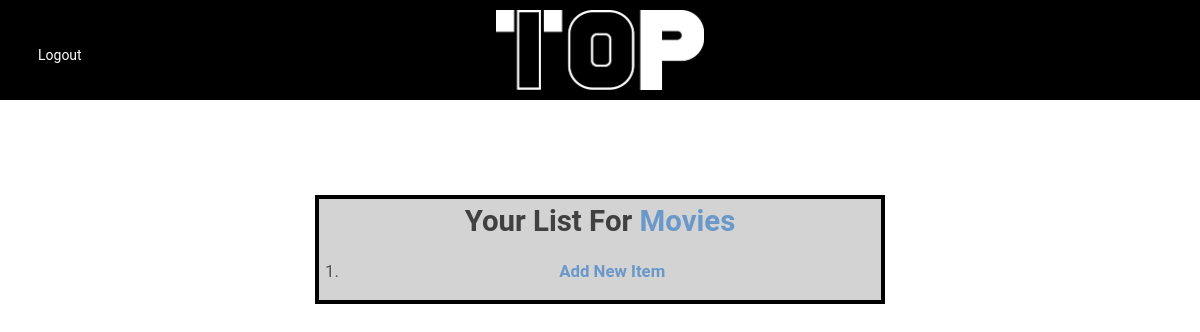
Before: /top10/list/44/edit (signed in) with the older database file.
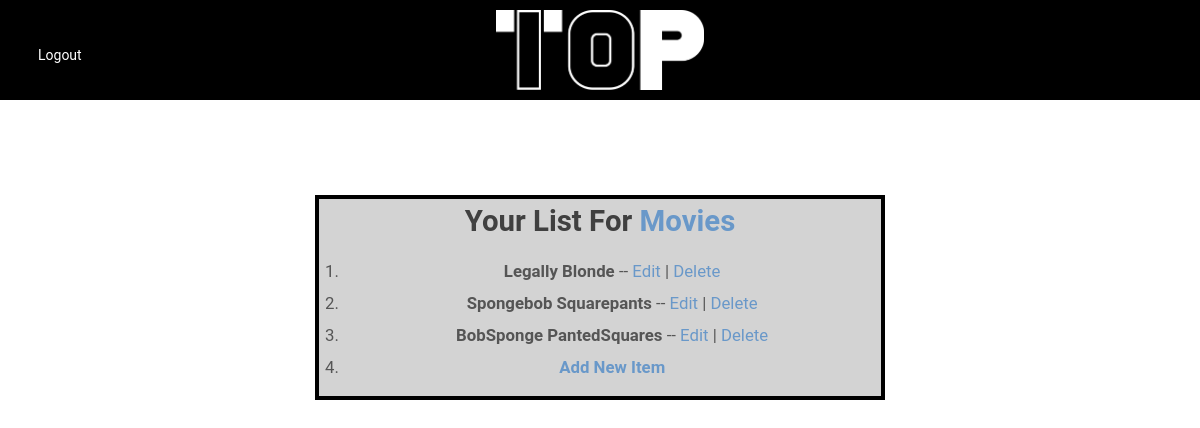
After: the same page with the newer database file.
### database_setup.py (models this page shows, shortened)
class ListItem(Base):
    __tablename__ = 'list_item'
    id = Column(Integer, primary_key=True)
    list_id = Column(Integer, ForeignKey('list.id'), nullable=False)
    list = relationship(List)
    position = Column(Integer, nullable=False)
    title = Column(String(250), nullable=False)
    description = Column(String(250), nullable=True)
    img_url = Column(String(250), nullable=True)

### application.py (the view)
@app.route('/top10/list/<string:list_id>/edit')
def editTopTenList(list_id):
    if not login_session.get('logged_in'):
        return redirect(url_for('home'))
    try:
        topTenList = session.query(List).filter_by(id=list_id).one()
    except NoResultFound:
        abort(404)
    listItems = session.query(ListItem).filter_by(list_id=list_id).order_by(asc(ListItem.position)).all()
    if login_session.get('user_id') != topTenList.user_account_id:
        return redirect(url_for('showCategory',
                                category_url=topTenList.category.url))
    canAddMoreItems = False
    if (len(listItems) < 10):
        canAddMoreItems = True
    return render_template('list_form.html',
                           listItems=listItems,
                           list=topTenList,
                           canAddMoreItems=canAddMoreItems,
                           error="",
                           logged_in=login_session.get('logged_in'))

### templates/list_form.html (shortened to what this page needs)
{% extends 'base.html' %}
{% block content %}
<br>
<br>
<div class="column-group">
  <div class="all-25">
  </div>
  <div class="all-50 uploadbox">
    <h2>Your List For <a href="{{ url_for('showCategory', category_url=list.category.url) }}">{{list.category.name}}</a></h2>
    <ol>
      {% for i in listItems %}
      <li><b>{{i.title}}</b> -- <a href="{{ url_for('editListItem', listItem_id=i.id) }}">Edit</a> | <a href="{{ url_for('deleteListItem', listItem_id=i.id) }}">Delete</a></li>
      {% endfor %}
      {% if canAddMoreItems %}
      <li><a href="{{ url_for('newListItem', list_id=list.id) }}"><b>Add New Item</b></a></li>
      {% endif %}
    </ol>
  </div>
  <br><br><div class="error">{{error}}</div><br>
</div>
{% endblock %}

Changed rows visible on the page:
added ListItem: title "Legally Blonde"
added ListItem: title "Spongebob Squarepants"
added ListItem: title "BobSponge PantedSquares"
